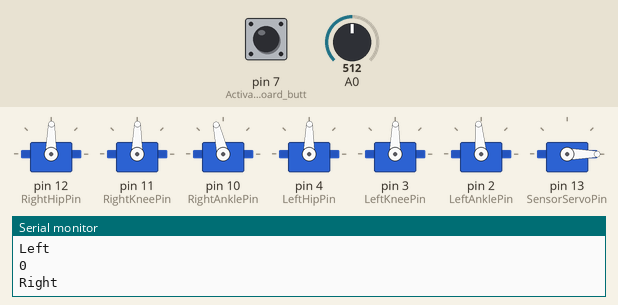
The sketch below on a simulated Arduino Uno, built with avr-gcc and run on an emulated ATmega328P. On the bench: 7 × servo, the last lines printed to the serial monitor. The inputs (shaded band) are chosen by the test bench; at power-on: A0 = 512, pin 7 (Activate_the_onboard_butt) HIGH.

Above: at 6.0 s.
6.1 s: A0 set to 261
At 10.76 s:
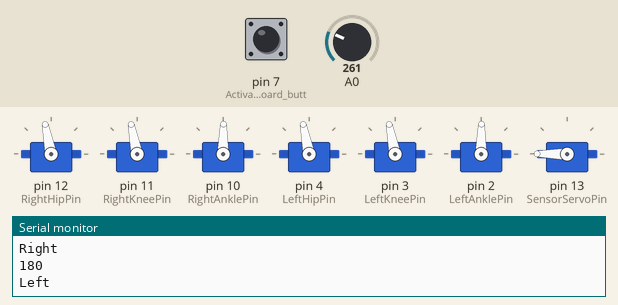
12.4 s: A0 set to 232
At 12.59 s:
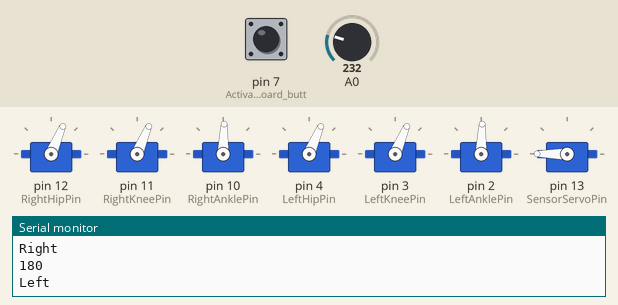
18.7 s: A0 set to 260
At 18.98 s:
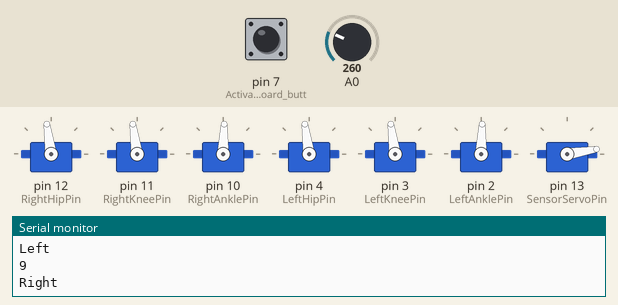
29.9 s: A0 set to 240
38.5 s: A0 set to 306
Timing chart, 0 to 60.1 s (numbered marks = the images above; inputs shaded):
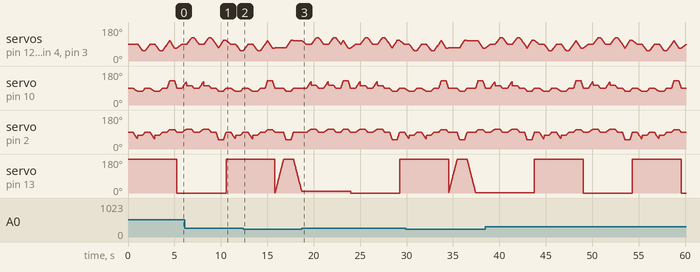

Measured:
- the behaviour switches between 251 and 250 on A0 (found by bisection; images 1 and 2)
- by itself, servo on pin 13 (SensorServoPin): alternates 180° for 5.3 s and 0° for 5.3 s

The sketch:

Brat_Basic.ino
```cpp
//Autonomous Brat code designed to avoid obstacles and wander
//by Devon Simmons
//Robot kit from Lynxmotion
//Right Hip, Knee, Ankle on pins 4, 3, 2
//Left Hip, Knee, Ankle on pins 11, 12, 13
//Pan Servo on pin 10
//GP2D12 Sensor on analog pin 0

#include <EEPROM.h>
#include "WriteReadAnything.h"
#include <Servo.h>
#include "Move_Data.h"

#define RightHipPin 12
#define RightKneePin 11
#define RightAnklePin 10
#define LeftHipPin 4
#define LeftKneePin 3
#define LeftAnklePin 2
#define SensorServoPin 13


int Offsets[7] = {0, 0, 0, 0, 0, 0, 0};

Servo ServoTable[7];

void setup()
{
  Serial.begin(115200);
  ServoTable[0].attach(RightHipPin);
  ServoTable[1].attach(RightKneePin);
  ServoTable[2].attach(RightAnklePin);
  ServoTable[3].attach(LeftHipPin);
  ServoTable[4].attach(LeftKneePin);
  ServoTable[5].attach(LeftAnklePin);
  ServoTable[6].attach(SensorServoPin);
  pinMode(7, INPUT);  //Activate the onboard buttons for our use in the program
  pinMode(8, INPUT);  //
  pinMode(9, INPUT);  //
  if(digitalRead(7) == LOW)  //if we hold down the A button enter config mode
    Config_Offsets();
  else                       //Otherwise Load the current offsets
    Load_Offsets();
}

void Load_Offsets()
{
  EEPROM_readAnything(0, Offsets);
}

void Config_Offsets()
{
  tone(5, 1000, 1000);
  delay(2000);

  for(int x = 0; x < 6; x++)
  {
    while(digitalRead(7))
    {
      if(digitalRead(8) == LOW)
        {
          Offsets[x] = Offsets[x] - 1;
          delay(100);
        }
      else if(digitalRead(9) == LOW)
      {
        Offsets[x] = Offsets[x] + 1;
        delay(100);
      }
      ServoTable[x].write(90 + Offsets[x]);
    }
    delay(500);

  }
  EEPROM_writeAnything(0, Offsets);
  for(int x = 0; x < 5; x++)
  {
    tone(5, 100*x + 500, 100);
    delay(100);
  }
}

//******************************************************************
//ir_Sense:
//moves the sensor servo 180 degrees and reads the sensor
//each degree of movement. If something is detected then the angle
//of the servo is read and the robot turns left or right
//******************************************************************
void ir_Sense()
{
  if(stepN)
  {
    for(int x = 0; x < 180; x++)
    {
      ServoTable[6].write(x);
      delay(5);
      if(analogRead(0) > 250)
        goto Detection;
    }
  }
  else
  {
    for(int x = 180; x > 0; x--)
    {
      ServoTable[6].write(x);
      delay(5);
      if(analogRead(0) > 250)
        goto Detection;
    }
  }
  return;
  Detection:
  Serial.println(ServoTable[6].read());
  if(ServoTable[6].read() > 90)
    Turn_Left();
  else
    Turn_Right();
}

void loop()
{
  ir_Sense();
  Walk();
}
```

Move_Data.h
```cpp
#include "Arduino.h"

#define period 10 //time between each servo adjustment in Microseconds

extern Servo ServoTable[7];
extern int Offsets[7];

float RHP = 90;
float RKP = 90;
float RAP = 90;
float LHP = 90;
float LKP = 90;
float LAP = 90;

boolean stepN;

void GroupMove(int p1, int p2, int p3, int p4, int p5, int p6, int Speed)
{
  float ticks = Speed / period;
  float RHS = (p1 - RHP) / ticks;
  float RKS = (p2 - RKP) / ticks;
  float RAS = (p3 - RAP) / ticks;
  float LHS = (p4 - LHP) / ticks;
  float LKS = (p5 - LKP) / ticks;
  float LAS = (p6 - LAP) / ticks;
  for(int x = 0; x < ticks; x++)
  {
    RHP = RHP + RHS;
    RKP = RKP + RKS;
    RAP = RAP + RAS;
    LHP = LHP + RHS;
    LKP = LKP + LKS;
    LAP = LAP + LAS;
    ServoTable[0].write(RHP + Offsets[0]);
    ServoTable[1].write(RKP + Offsets[1]);
    ServoTable[2].write(RAP + Offsets[2]);
    ServoTable[3].write(LHP + Offsets[3]);
    ServoTable[4].write(LKP + Offsets[4]);
    ServoTable[5].write(LAP + Offsets[5]);
    delay(period);
  }
}

void Walk()
{
  if(stepN)
  {
    GroupMove(70, 70, 75, 70, 70, 50, 250);
    GroupMove(110, 110, 75, 110, 110, 50, 500);
    GroupMove(110, 110, 90, 110, 110, 90, 250);
    stepN = !stepN;
  }
  else
  {
    GroupMove(110, 110, 130, 110, 110, 105, 250);
    GroupMove(70, 70, 130, 70, 70, 105, 500);
    GroupMove(70, 70, 90, 70, 70, 90, 250);
    stepN = !stepN;
  }
}

void Turn_Left()
{
  Serial.println("Left");
  GroupMove(90, 90, 90, 90, 90, 90, 500);
  GroupMove(90, 90, 75, 90, 90, 55, 450);
  GroupMove(90, 90, 75, 90, 90, 75, 50);
  GroupMove(55, 55, 75, 55, 55, 75, 500);
  GroupMove(55, 55, 90, 55, 55, 90, 250);
  GroupMove(90, 90, 90, 90, 90, 90, 500);
  GroupMove(90, 90, 75, 90, 90, 55, 450);
  GroupMove(90, 90, 75, 90, 90, 75, 50);
  GroupMove(55, 55, 75, 55, 55, 75, 500);
  GroupMove(55, 55, 90, 55, 55, 90, 250);
  GroupMove(90, 90, 90, 90, 90, 90, 500);
}

void Turn_Right()
{
  Serial.println("Right");
  GroupMove(90, 90, 90, 90, 90, 90, 500);
  GroupMove(90, 90, 125, 90, 90, 105, 450);
  GroupMove(90, 90, 105, 90, 90, 105, 50);
  GroupMove(125, 125, 105, 125, 125, 105, 500);
  GroupMove(125, 125, 90, 125, 125, 90, 250);
  GroupMove(90, 90, 90, 90, 90, 90, 500);
  GroupMove(90, 90, 125, 90, 90, 105, 450);
  GroupMove(90, 90, 105, 90, 90, 105, 50);
  GroupMove(125, 125, 105, 125, 125, 105, 500);
  GroupMove(125, 125, 90, 125, 125, 90, 250);
  GroupMove(90, 90, 90, 90, 90, 90, 500);
}
```

WriteReadAnything.h
```cpp
#include <EEPROM.h>
#include <Arduino.h>  // for type definitions

template <class T> int EEPROM_writeAnything(int ee, const T& value)
{
    const byte* p = (const byte*)(const void*)&value;
    int i;
    for (i = 0; i < sizeof(value); i++)
          EEPROM.write(ee++, *p++);
    return i;
}

template <class T> int EEPROM_readAnything(int ee, T& value)
{
    byte* p = (byte*)(void*)&value;
    int i;
    for (i = 0; i < sizeof(value); i++)
          *p++ = EEPROM.read(ee++);
    return i;
}
```
